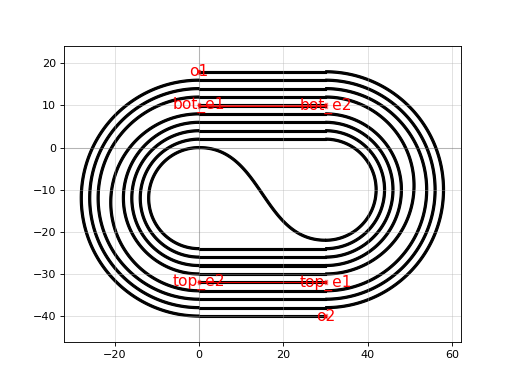

This figure's Python source:
import gdsfactory as gf

c = gf.components.spiral_racetrack_heater_doped(straight_length=30, spacing=2, num=8, waveguide_cross_section='strip', heater_cross_section='npp')
c.plot()
